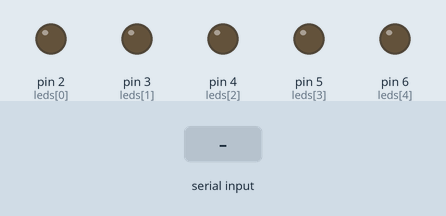
Simulated run of this sketch. Board: Arduino Uno, built with avr-gcc and run on an emulated ATmega328P. On the bench: output pins drawn as LEDs (lit = HIGH). Inputs (shaded band) come from the test bench.

Above: at 1.2 s.
1.3 s: "A" received over Serial
At 2.5 s:
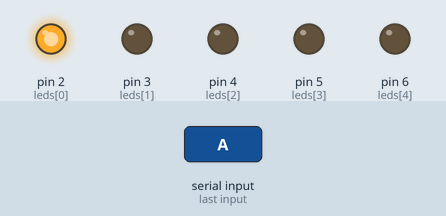
2.8 s: "E" received over Serial
At 3.8 s:
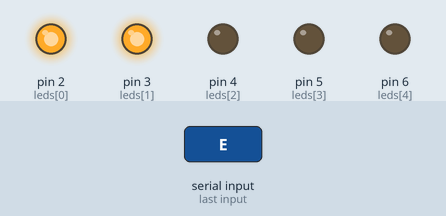
4.3 s: "I" received over Serial
At 4.9 s:
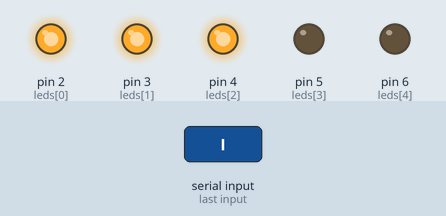
5.8 s: "O" received over Serial
At 6.1 s:
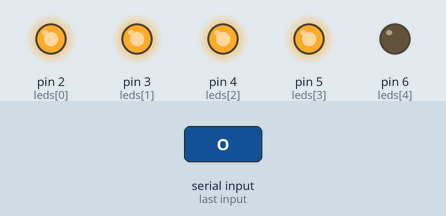
7.3 s: "U" received over Serial
At 8.4 s:
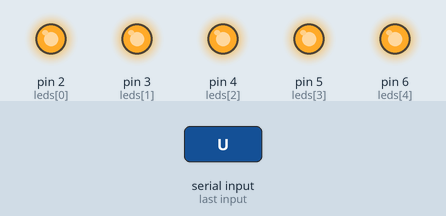
8.8 s: "a" received over Serial
At 9.6 s:
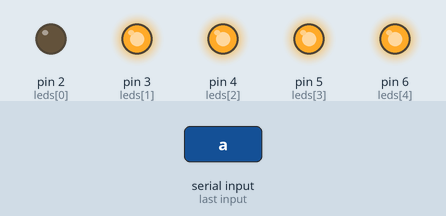
Timing chart, 0 to 11.3 s (numbered marks = the images above; inputs shaded):
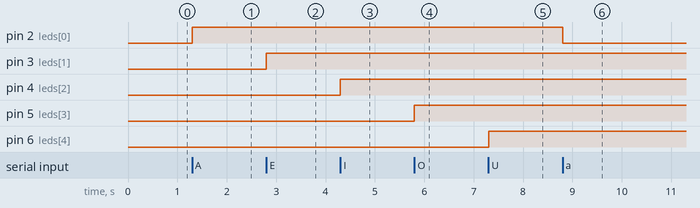

The sketch:

Detector.ino
```cpp
// Define un arreglo con los pines donde están conectados los 5 LEDs
const int leds[] = {2, 3, 4, 5, 6};

void setup() {
  // Configura cada pin del arreglo como salida
  for (int i = 0; i < 5; i++) {
    pinMode(leds[i], OUTPUT);
  }

  // Inicia la comunicación serial a 9600 baudios
  Serial.begin(9600);
}

void loop() {
  // Si hay datos disponibles en el puerto serial (desde Python)
  if (Serial.available()) {
    char c = Serial.read();  // Lee un carácter enviado

    // Dependiendo del carácter recibido, enciende o apaga un LED
    switch (c) {
      case 'A': digitalWrite(2, HIGH); break;  // Enciende LED A
      case 'E': digitalWrite(3, HIGH); break;  // Enciende LED E
      case 'I': digitalWrite(4, HIGH); break;  // Enciende LED I
      case 'O': digitalWrite(5, HIGH); break;  // Enciende LED O
      case 'U': digitalWrite(6, HIGH); break;  // Enciende LED U

      case 'a': digitalWrite(2, LOW); break;   // Apaga LED A
      case 'e': digitalWrite(3, LOW); break;   // Apaga LED E
      case 'i': digitalWrite(4, LOW); break;   // Apaga LED I
      case 'o': digitalWrite(5, LOW); break;   // Apaga LED O
      case 'u': digitalWrite(6, LOW); break;   // Apaga LED U
    }
  }
}
```

Measured:
- after the input at 1.3 s, pin 2 (leds[0]): LOW → HIGH at once
- after the input at 2.8 s, pin 3 (leds[1]): LOW → HIGH at once
- after the input at 4.3 s, pin 4 (leds[2]): LOW → HIGH at once
- after the input at 5.8 s, pin 5 (leds[3]): LOW → HIGH at once
- after the input at 7.3 s, pin 6 (leds[4]): LOW → HIGH at once
- after the input at 8.8 s, pin 2 (leds[0]): HIGH → LOW at once
